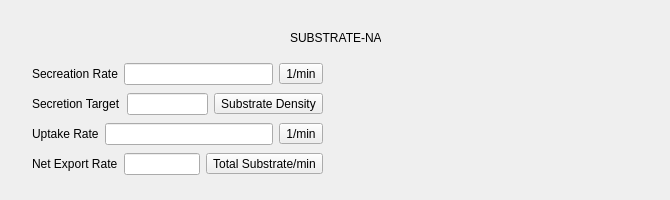
      <widget class="QWidget" name="secretion_tab">
       <property name="sizePolicy">
        <sizepolicy hsizetype="Ignored" vsizetype="Preferred">
         <horstretch>0</horstretch>
         <verstretch>0</verstretch>
        </sizepolicy>
       </property>
       <attribute name="title">
        <string>Secretion</string>
       </attribute>
       <widget class="QWidget" name="secretion_substrate_0" native="true">
        <property name="geometry">
         <rect>
          <x>20</x>
          <y>20</y>
          <width>641</width>
          <height>171</height>
         </rect>
        </property>
        <property name="autoFillBackground">
         <bool>true</bool>
        </property>
        <widget class="QLabel" name="SECRETIONsubstrateNameLabel0">
         <property name="geometry">
          <rect>
           <x>270</x>
           <y>10</y>
           <width>91</width>
           <height>16</height>
          </rect>
         </property>
         <property name="text">
          <string>SUBSTRATE-NAME</string>
         </property>
        </widget>
        <widget class="QWidget" name="layoutWidget">
         <property name="geometry">
          <rect>
           <x>12</x>
           <y>42</y>
           <width>291</width>
           <height>24</height>
          </rect>
         </property>
         <layout class="QHBoxLayout" name="SECRETIONSecretionRateLayout">
          <item>
           <widget class="QLabel" name="SECRETIONsecretionRateLabel">
            <property name="styleSheet">
             <string notr="true">font: 8pt &quot;MS Shell Dlg 2&quot;;</string>
            </property>
            <property name="text">
             <string>Secreation Rate</string>
            </property>
           </widget>
          </item>
          <item>
           <widget class="QLineEdit" name="SECRETIONsecretionRate"/>
          </item>
          <item>
           <widget class="QToolButton" name="SECRETIONsecretionRateUnits">
            <property name="text">
             <string>1/min</string>
            </property>
           </widget>
          </item>
         </layout>
        </widget>
        <widget class="QWidget" name="layoutWidget">
         <property name="geometry">
          <rect>
           <x>12</x>
           <y>72</y>
           <width>291</width>
           <height>24</height>
          </rect>
         </property>
         <layout class="QHBoxLayout" name="SECRETIONSecretionTargetLayout">
          <item>
           <widget class="QLabel" name="SECRETIONsecretionTargetLabel">
            <property name="styleSheet">
             <string notr="true">font: 8pt &quot;MS Shell Dlg 2&quot;;</string>
            </property>
            <property name="text">
             <string>Secretion Target</string>
            </property>
           </widget>
          </item>
          <item>
           <widget class="QLineEdit" name="SECRETIONsecretionTarget"/>
          </item>
          <item>
           <widget class="QToolButton" name="SECRETIONsecretionTargetUnits">
            <property name="text">
             <string>Substrate Density</string>
            </property>
           </widget>
          </item>
         </layout>
        </widget>
        <widget class="QWidget" name="layoutWidget">
         <property name="geometry">
          <rect>
           <x>12</x>
           <y>102</y>
           <width>291</width>
           <height>24</height>
          </rect>
         </property>
         <layout class="QHBoxLayout" name="SECRETIONUptakeRateLayout">
          <item>
           <widget class="QLabel" name="SECRETIONuptakeRateLabel">
            <property name="styleSheet">
             <string notr="true">font: 8pt &quot;MS Shell Dlg 2&quot;;</string>
            </property>
            <property name="text">
             <string>Uptake Rate</string>
            </property>
           </widget>
          </item>
          <item>
           <widget class="QLineEdit" name="SECRETIONuptakeRate">
            <property name="text">
             <string/>
            </property>
           </widget>
          </item>
          <item>
           <widget class="QToolButton" name="SECRETIONUptakeRateUnits">
            <property name="text">
             <string>1/min</string>
            </property>
           </widget>
          </item>
         </layout>
        </widget>
        <widget class="QWidget" name="layoutWidget">
         <property name="geometry">
          <rect>
           <x>12</x>
           <y>132</y>
           <width>291</width>
           <height>24</height>
          </rect>
         </property>
         <layout class="QHBoxLayout" name="SECRETIONNetExportRateLayout">
          <item>
           <widget class="QLabel" name="SECRETIONnetExportRateLabel">
            <property name="styleSheet">
             <string notr="true">font: 8pt &quot;MS Shell Dlg 2&quot;;</string>
            </property>
            <property name="text">
             <string>Net Export Rate</string>
            </property>
           </widget>
          </item>
          <item>
           <widget class="QLineEdit" name="SECRETIONnetExportRate">
            <property name="text">
             <string/>
            </property>
           </widget>
          </item>
          <item>
           <widget class="QToolButton" name="SECRETIONnetExportRateUnits">
            <property name="text">
             <string>Total Substrate/min</string>
            </property>
           </widget>
          </item>
         </layout>
        </widget>
       </widget>
      </widget>
